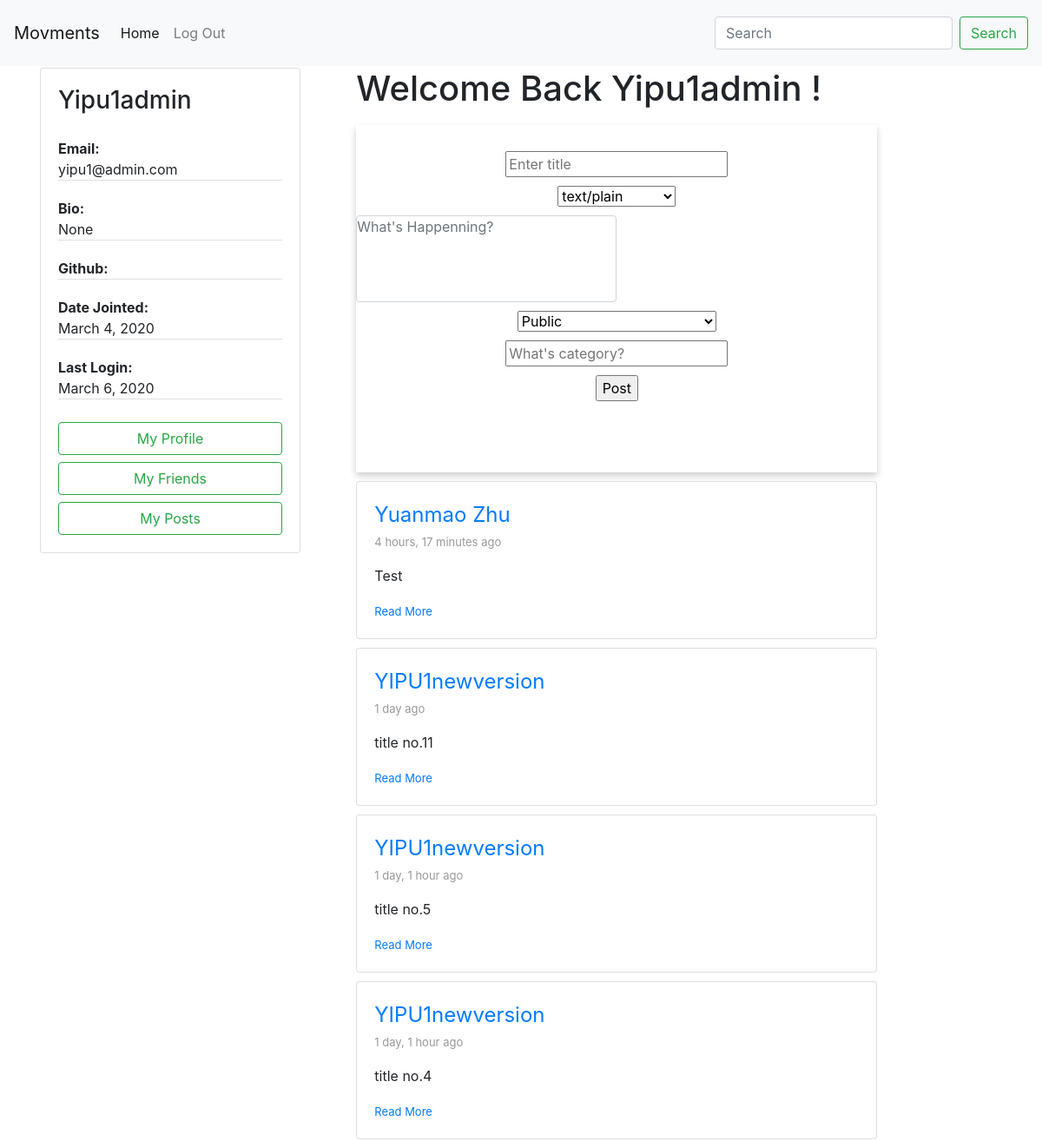
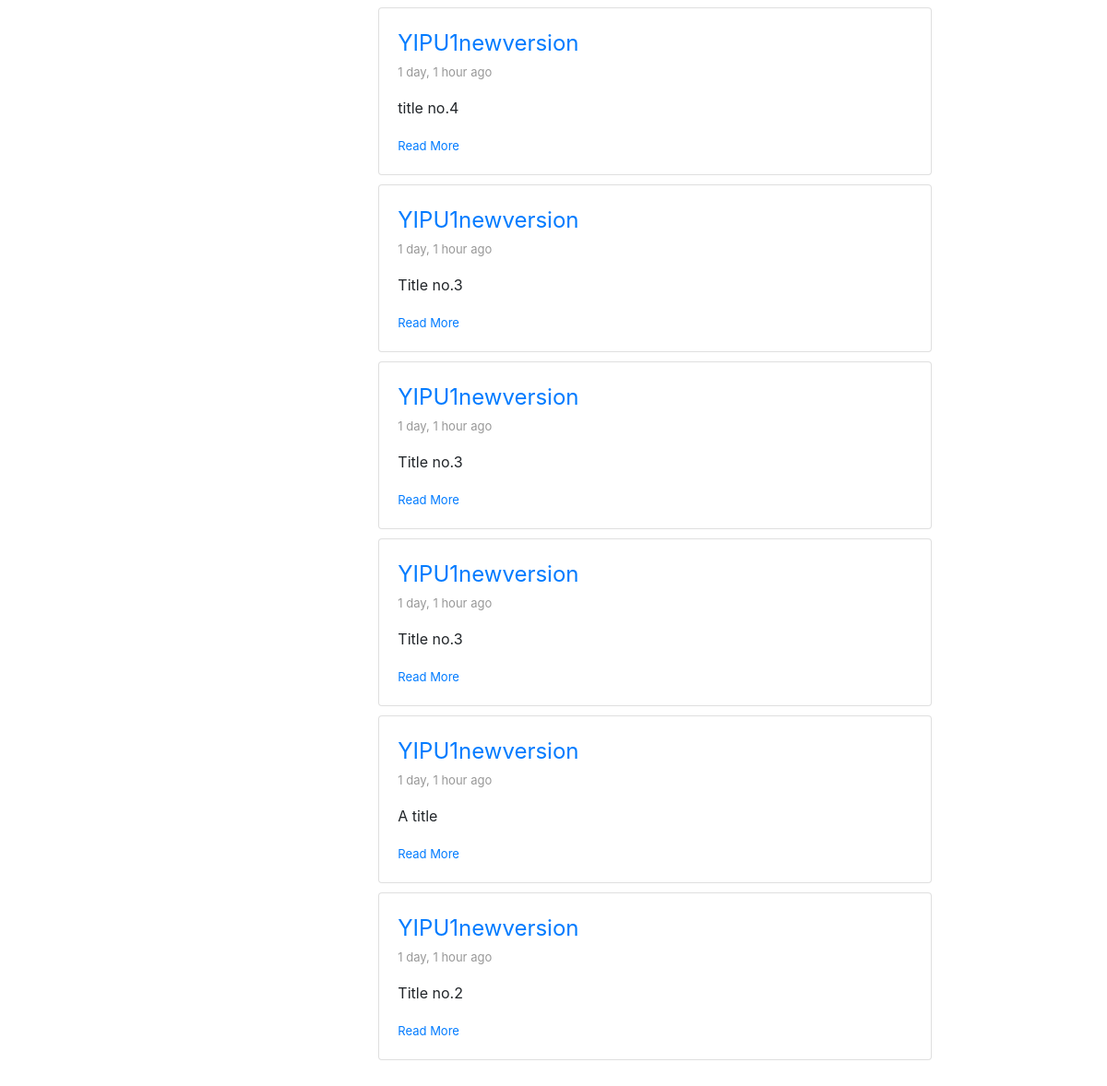
/service/posts/ (signed in), run on an earlier commit of the app's database (2 pictures, top to bottom).
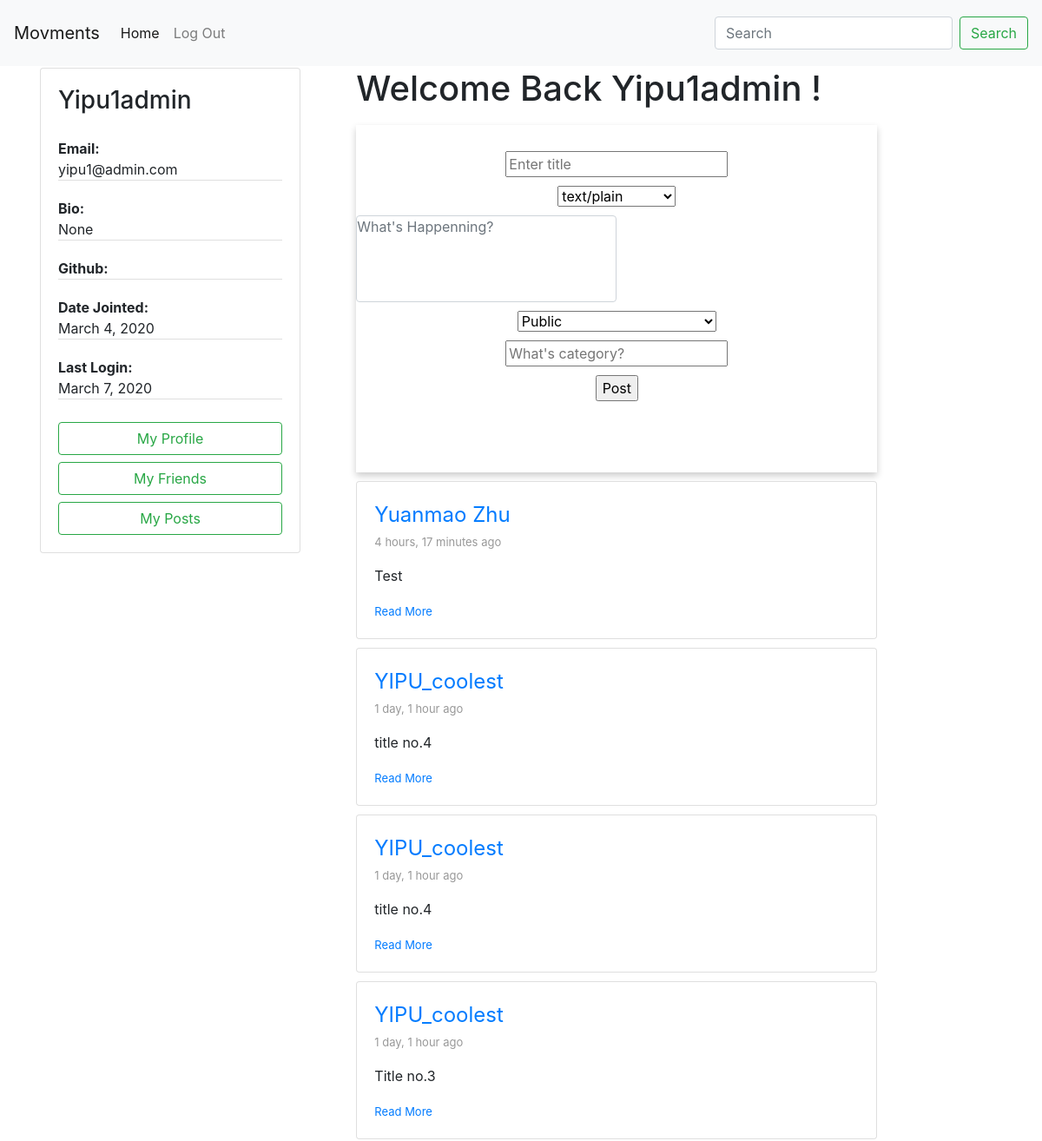
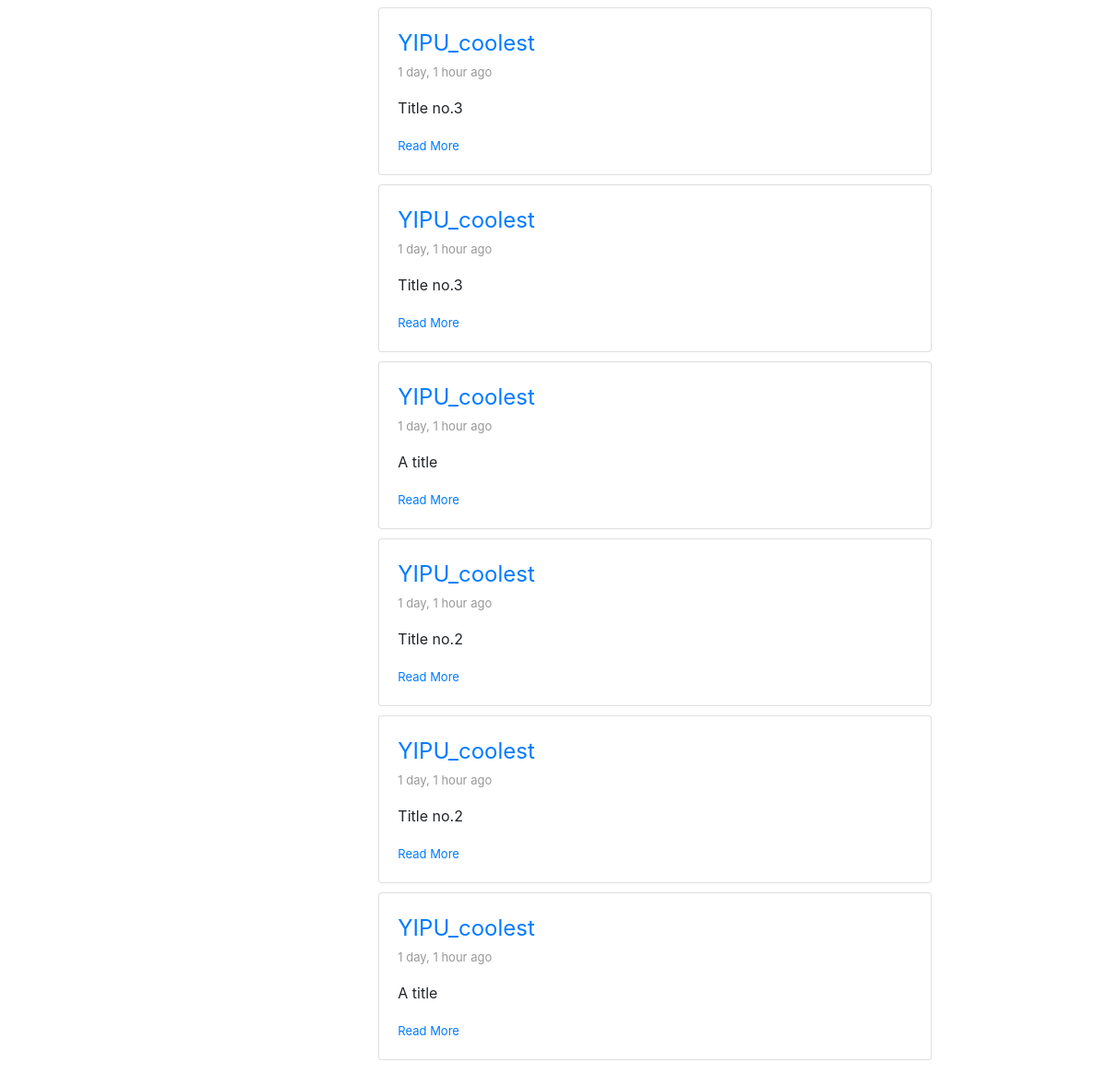
And on a later commit of the database (2 pictures, top to bottom).
### accounts/models.py (models this page shows, shortened)
class Author(AbstractBaseUser):
    email=models.EmailField(
        verbose_name='email address',
        max_length=60,
        unique=True,
    )
    uid_str = uuid.uuid4().urn
    uuid_str = uid_str[9:] # str(settings.HOSTNAME)+"/author/"+
    id = models.CharField(primary_key=True, default=uuid_str, editable=False,max_length=100,unique=True)
    displayName = models.CharField(max_length=30)
    host = models.URLField(default=settings.HOSTNAME, max_length=100)
    url = models.URLField(default=uuid_str,max_length=100)
    avatar = models.ImageField(upload_to='avatar/', default = 'avatar/default-avatar.png', blank=True, null=True)
    github = models.URLField(default="", max_length=100, null=True)
    bio = models.CharField(max_length=200, null=True)
    date_joined=models.DateField(verbose_name="date joined", auto_now=True)
    last_login=models.DateField(verbose_name="date joined", auto_now=True)
    is_active=models.BooleanField(default=True)
    is_admin=models.BooleanField(default=False)
    objects=AuthorManager()
    USERNAME_FIELD = 'email'
    REQUIRED_FIELDS = ['displayName', ]

### posting/models.py (models this page shows)
class Post(models.Model):
    POST_VISIBILITY = (
        ('PUBLIC', 'Public'),
        ('PRIVATE', 'Prviate to self'),
        ('FRIENDS', 'Private to friends'),
        ('FOAF', 'Private to friends of friends'),
        ('SERVERONLY', 'Private to local friends'),
    )
    CONTENT_TYPE = {
        ('text', 'text/plain'),
        ('md', 'text/markdown'),
    }
    id = models.UUIDField(primary_key=True, default=uuid.uuid4, editable=False)
    author = models.ForeignKey(Author, on_delete=models.CASCADE)
    title = models.CharField(max_length=50)
    content_type = models.CharField(max_length=4, default = 'text', choices=CONTENT_TYPE)
    content = models.CharField(max_length=200)
    category = models.CharField(max_length=200)
    pub_date = models.DateTimeField('date posted', auto_now_add=True, blank=True)
    visibility = models.CharField(max_length=10, default = 'PUBL', choices=POST_VISIBILITY)

### posting/views.py (the view, shortened to what this page needs)
# urls.py: path('posts/', views.ViewPublicPosts, name='view public posts'),
def ViewPublicPosts(request):
    public_posts = Post.objects.filter(visibility='PUBLIC').order_by('-pub_date')[:10]
    form = PostNewForm(request.POST or None)
    context = {
        'public_post_list': public_posts,
        'form': form,
    }
    return render(request, "posting/publicPosts.html", context)

### posting/forms.py
class PostNewForm(forms.ModelForm):
    content = forms.CharField(
        widget=forms.Textarea(
            attrs={
                "class": "textarea form-control",
                "rows": 10,
                "cols": 40,
                "style": "resize:none",
            }
        )
    )
    class Meta:
        model = Post
        fields = [
            'title',
            'content_type',
            'content',
            'visibility',
            'category',
        ]

### posting/templates/posting/publicPosts.html (shortened to what this page needs)
{% extends 'posting/home.html' %}
{% block shortProfile %}
    {% if request.user.is_authenticated %}
        <div class="short-profile">
            {% include 'posting/profile-card.html' with request=request %}
        </div>
    {% endif %}
{% endblock %}
{% block content %}
    {% if public_post_list %}
        <ul>
            {% for post in public_post_list %}
            <li>
                {% include 'posting/post-inline-view.html' with post=post %}
            </li>
            {% endfor %}
        </ul>
    {% else %}
        <p>No Public posts... Go make some!</p>
    {% endif %}
{% endblock %}
{% block newPost %}
    {% if request.user.is_authenticated %}
        {% include 'posting/post-input-form.html' with post=post %}
    {% endif %}
{% endblock %}

### posting/templates/posting/home.html (shortened to what this page needs)
<!DOCTYPE html>
<html lang="en">
    {%include 'posting/base.html'%}
    <body>
            {% include 'posting/navbar.html' %}
            <div class="container">
                <div class="row">
                    <div class="col-4">
                        {% block shortProfile %}{% endblock %}
                    </div>
                    <div class="col-8">
                        <div class="row">
                            {% block newPost %}{% endblock %}
                        </div>
                        <div class="row">
                            {% block content %}{% endblock %}
                        </div>
                    </div>
                </div>
            </div>
    </body>
</html>

### posting/templates/posting/base.html (shortened to what this page needs)
    {% load static %}
    <head>
        <link rel="stylesheet" href="https://maxcdn.bootstrapcdn.com/bootstrap/4.4.1/css/bootstrap.min.css">
    </head>

### posting/templates/posting/navbar.html (shortened to what this page needs)
<nav class="navbar navbar-expand-lg navbar-light bg-light sticky-top">
    <a class="navbar-brand" href="#">Movments</a>
    <div class="collapse navbar-collapse" id="navbarSupportedContent">
      <ul class="navbar-nav mr-auto">
        <li class="nav-item active">
          <a class="nav-link" id="global-home" href="{% url 'posting:view public posts' %}">Home<span class="sr-only">(current)</span></a>
        </li>
        <li class="nav-item">
          <a class="nav-link" id="nav-third" href="{% url 'accounts:view profile' request.user.id %}">My Profile</a>
        </li>
      </ul>
      <form class="form-inline my-2 my-lg-0">
        <input class="form-control mr-sm-2" type="search" placeholder="Search" aria-label="Search">
        <button class="btn btn-outline-success my-2 my-sm-0" type="submit">Search</button>
      </form>
    </div>
</nav>

### posting/templates/posting/profile-card.html
<div class="card" style="width: 300px;">
    <div class="card-body">
    <h3 class="card-title">{{request.user.displayName }}</h3>
    <p class="card-text">
        <ul class="list-group list-group-flush">
            <li class="list-group-item" style="padding: 0;"><span style="font-weight: bold;">Email:</span><br>{{ request.user.email }}</li>
            <li class="list-group-item" style="padding: 0;"><span style="font-weight: bold;">Bio:</span><br>{{ request.user.bio }}</li>
            <li class="list-group-item" style="padding: 0;"><span style="font-weight: bold;">Github:</span><br>{{ request.user.github }}</li>
            <li class="list-group-item" style="padding: 0;"><span style="font-weight: bold;">Date Jointed:</span><br> {{ request.user.date_joined }}</li>
            <li class="list-group-item" style="padding: 0;"><span style="font-weight: bold;">Last Login:</span><br>{{ request.user.last_login }}</li>
        </ul>
    </p>
    <a href="{% url 'accounts:view profile' request.user.id %}" class="btn btn-outline-success btn-block">My Profile</a>
    <a href="#" class="btn btn-outline-success btn-block">My Friends</a>
    <a href="{% url 'posting:view user posts' request.user.id %}" class="btn btn-outline-success btn-block">My Posts</a>
    </div>
</div>

### posting/templates/posting/post-input-form.html (shortened to what this page needs)
<h1 style="text-align:center">Welcome Back {{ request.user.displayName }} !</h1>
<div class="post-card">
    <form action="." method="POST" class="post-form">
            {{ form.as_ul }}
        <input type="submit" value="Post">
    </form>
</div>

### posting/templates/posting/post-inline-view.html
<div class="card" style="width:600px">
    <div class="card-body">
      <a class="displa-name" style="font-size:x-large" href="{% url 'accounts:view profile' post.author.id %}">{{post.author.displayName}}</a>
      <br>
      <span id="timestamp">{{ post.pub_date|timesince }} ago</span>
      <p class="card-text"><p>{{ post.title }}</p></p>
      <a  class="" href="{% url 'posting:view post details' post.id %}" style="font-size: small;" >Read More</a>
    </div>
</div>

What changed in the data, as far as the page shows it:
removed Post: author.displayName "YIPU1newversion", pub_date "1 day", title "title no.11"
removed Post: author.displayName "YIPU1newversion", pub_date "1 day, 1 hour", title "title no.5"
changed Author "Yipu1admin": user.last_login "March 6, 2020" → "March 7, 2020"
changed through a linked row, Post (number 2 of 10 on the later page): author.displayName "YIPU1newversion" → "YIPU_coolest"
changed through a linked row, Post (number 3 of 10 on the later page): author.displayName "YIPU1newversion" → "YIPU_coolest"
changed through a linked row, Post (number 4 of 10 on the later page): author.displayName "YIPU1newversion" → "YIPU_coolest"
changed through a linked row, Post (number 5 of 10 on the later page): author.displayName "YIPU1newversion" → "YIPU_coolest"
changed through a linked row, Post (number 6 of 10 on the later page): author.displayName "YIPU1newversion" → "YIPU_coolest"
changed through a linked row, Post (number 7 of 10 on the later page): author.displayName "YIPU1newversion" → "YIPU_coolest"
changed through a linked row, Post (number 8 of 10 on the later page): author.displayName "YIPU1newversion" → "YIPU_coolest"
now on this page (row unchanged): Post: author.displayName "YIPU_coolest", pub_date "1 day, 1 hour", title "Title no.2"
now on this page (row unchanged): Post: author.displayName "YIPU_coolest", pub_date "1 day, 1 hour", title "A title"
